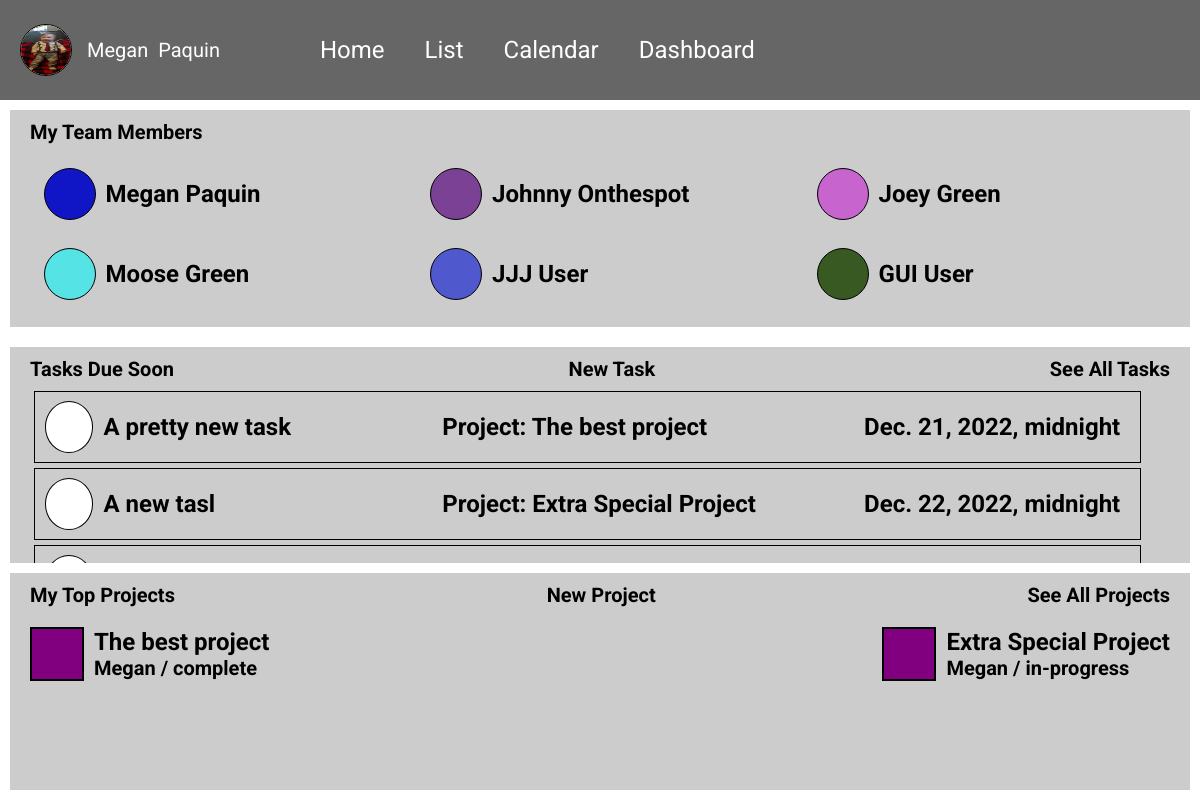
Screenshot of /home (signed in) with the database file from the repository.
### accounts/models.py (models this page shows, shortened)
class CustomUser(AbstractBaseUser, PermissionsMixin):
    email = models.EmailField(_('email address'), unique=True)
    is_staff = models.BooleanField(default=False)
    is_active = models.BooleanField(default=True)
    date_joined = models.DateTimeField(default=timezone.now)
    USERNAME_FIELD = 'email'
    REQUIRED_FIELDS = []
    color = models.CharField(max_length=7, default="#FFFFFF")
    first_name = models.CharField(max_length=128)
    last_name = models.CharField(max_length=128)
    phone = models.CharField(max_length=9, null=True)
    image = models.ImageField(upload_to='images/', default='images/default_img.png')
    objects = CustomUserManager()

### tasks/models.py (models this page shows, shortened)
class Task(models.Model):
    task_name = models.CharField(max_length=120)
    task_summary = models.TextField()
    task_details = models.TextField()
    created_on = models.DateTimeField(auto_now_add=True)
    deadline = models.DateTimeField()
    assignee = models.ForeignKey(
        get_user_model(),
        on_delete=models.CASCADE,
        related_name="task_assignee"
    )
    author = models.ForeignKey(
        get_user_model(),
        on_delete=models.CASCADE,
        related_name="task_author"
    )
    status = models.ForeignKey(
        Status,
        on_delete=models.CASCADE,
        blank = True,
        null = True
    )
    project = models.ForeignKey(
        Project,
        on_delete=models.CASCADE,
        blank=True,
        null=True
    )
    priority = models.ForeignKey(
        Priority,
        on_delete=models.CASCADE,
        blank = True,
        null = True
    )

### projects/models.py (models this page shows, shortened)
class Project(models.Model):
    title = models.CharField(max_length=120)
    summary = models.TextField()
    deadline = models.DateTimeField()
    created_on = models.DateTimeField(auto_now_add=True)
    author = models.ForeignKey(
        get_user_model(),
        on_delete=models.CASCADE,
        related_name="project_author"
    )
    status = models.ForeignKey(
        Status,
        on_delete=models.CASCADE,
        blank = True,
        null = True
    )
    members = models.ManyToManyField(CustomUser)
    def __str__(self):
        return self.title

class Status(models.Model):
    name = models.CharField(max_length=128)
    description = models.CharField(max_length=128)
    def __str__(self):
        return self.name

### pages/views.py (the view)
# urls.py: path('home', HomePageView.as_view(), name="home"),
class HomePageView(TemplateView):
    template_name = "pages/home.html"
    def get_context_data(self, **kwargs):
        loggedin = self.request.user
        context = super().get_context_data(**kwargs)
        assigned = Status.objects.get(name="assigned")
        context['assigned_tasks'] = Task.objects.filter(status=assigned).order_by('deadline').reverse().order_by('priority')[0:3]
        progress = Status.objects.get(name="in-progress")
        context['progress_tasks'] = Task.objects.filter(status=progress).order_by('deadline').reverse()[0:3]
        context['projects'] = Project.objects.order_by('deadline')
        context['images'] = CustomUser.objects.all()
        context['teams'] = Team.objects.filter(leader=loggedin.id)
        return context

### templates/pages/home.html (shortened to what this page needs)
{% extends 'base.html' %}
{% load static %}
{% block links %}
<link rel="stylesheet" href="{% static 'css/home.css' %}" />
{% endblock links %}
{% block contents %}
    {% if user.is_staff %}
        <div class="team-section">
            <div class="section-label">
                <h5>My Team Members</h5>
            </div>
            <div class="team-flexbox">
                {% for team in teams %}
                    {% for member in team.members.all %}
                    <div class="team-member">
                        <span class="circle" style="background-color:{{member.color}}"></span>
                        <h4><strong>{{ member.first_name }} {{ member.last_name}}</strong></h4>
                    </div>
                    {% endfor %}
                {% endfor %}
            </div>
        </div>
    {% endif %}
    {% if user.is_active %}
        <div class="task-section">
            <div class="section-label">
                <h5>Tasks Due Soon</h5>
                <a href="{% url 'task-new' %}"><h5>New Task</h5></a>
                <a href="{% url 'list' %}"><h5>See All Tasks</h5></a>
            </div>
            {% for task in assigned_tasks %}
                {% if user == task.assignee %}
                <div class="individual-task">
                    <a href="{% url 'mark_completed' task.id %}" class="circle"></a>
                    <h4><strong><a href="{% url 'task-detail' task.id %}">{{ task.task_name }}</a></strong></h4>
                    <h4>Project: {{ task.project }}</h4>
                    <h4 class="task-due">{{ task.deadline}}</h4>
                </div>
                {% endif %}
            {% endfor %}
            {% for task in progress_tasks %}
                {% if user == task.assignee %}
                <div class="individual-task">
                    <a href="{% url 'mark_completed' task.id %}" class="circle"></a>
                </div>
                {% endif %}
            {% endfor %}
        </div>
        <div class="project-section">
            <div class="section-label">
                <h5>My Top Projects</h5>
                {% if user.is_staff %}
                <a href="{% url 'project-new' %}"><h5>New Project</h5></a>
                {% endif %}
                <a href=""><h5>See All Projects</h5></a>
            </div>
            <div class="project-flexbox">
                {% for project in projects %}
                    {% if user == project.assignee %}
                    <div class="individual-project">
                        <span class="square"></span>
                        <div class="details">
                            <h4><a href="{% url 'project-detail' project.id%}">{{ project.title }}</a></h4>
                            <h5>{{ project.author.first_name }} / {{ project.status }}</h5>
                        </div>
                    </div>
                    {% elif user == project.author %}
                    <div class="individual-project">
                        <span class="square"></span>
                        <div class="details">
                            <h4><a href="{% url 'project-detail' project.id%}">{{ project.title }}</a></h4>
                            <h5>{{ project.author.first_name }} / {{ project.status }}</h5>
                        </div>
                    </div>
                    {% endif %}
                {% endfor %}
            </div>
        </div>
    {% endif %}
{% endblock contents %}

### templates/base.html (shortened to what this page needs)
{% load static %}
<!DOCTYPE html>
<html lang="en">
<head>
    {% block links %}
    {% endblock links %}
    <link rel="stylesheet" href="{% static 'css/base.css' %}">
    <link rel="stylesheet" href="{% static 'css/page-layout.css' %}">
</head>
<body>
    <div class="row-container">
        <div class="column-container column">
            <div class="row-container top-nav">
                <div class="name-group">
                    <img src="{{ user.image.url }}" alt="user profile image" class="user-circle">
                    {% if user.is_authenticated %}
                        <span>{{ user.first_name }}</span>
                        <span>{{ user.last_name }}</span>
                    {% endif %}
                </div>
                <a href="{% url 'home' %}">Home</a>
                <a href="{% url 'list' %}">List</a>
                <a href="{% url 'calendar' %}">Calendar</a>
                <a href="{% url 'dashboard' %}">Dashboard</a>
            </div>
            <div class="column-container contents">
                {% block contents %}
                {% endblock contents %}
            </div>
        </div>
    </div>
</body>
</html>

### static/css/home.css (style rules this page uses)
.individual-task { display: flex; flex-direction: row; width: 92%; height: 70px; border: 1px solid black; margin: 5px 2%; align-items: center; padding-right: 20px; }
.circle { width: 50px; height: 50px; background-color: #FFF ; border: 1px solid black; border-radius: 50%; margin: auto 10px; }
.individual-task h4 { width: calc(100% / 3); }
.task-due { text-align: right; }
.project-flexbox { display: flex; flex-direction: row; flex-wrap: wrap; justify-content: space-between; align-content: space-between; }
.square { width: 50px; height: 50px; background-color: purple; border: 2px solid black; }
.details { display: flex; flex-direction: column; margin-left: 10px; }
.individual-project { display: flex; flex-direction: row; align-items: center; width: fit-content; padding: 10px 20px; }
.task-section { flex: 1; background: #CCC; margin: 10px; align-items: center; overflow: scroll; scroll-behavior: auto; }
.project-section { flex: 1; background: #CCC; margin: 10px; margin-top: 0; overflow: auto; scroll-behavior: auto; }
.team-member { display: flex; flex-direction: row; width: 30%; height: 70px; margin: 5px 0; align-items: center; padding-right: 20px; }
.team-section { flex: 1; background: #CCC; margin: 10px; align-items: center; overflow: auto; scroll-behavior: auto; }
.team-flexbox { display: flex; flex-direction: row; flex-wrap: wrap; justify-content: space-between; align-content: space-between; margin: 0px 2%; }

### static/css/base.css (style rules this page uses)
* { padding: 0; margin: 0; }
html { padding: 0; margin-right: 0; }
a { color: inherit; }
body { background-color: #333333; font-family: 'Roboto', sans-serif; color: #FFF; }
h4 { font-size: 24px; }
h5 { font-size: 20px; }
.row-container { display: flex; width: 100%; flex-direction: row; flex-wrap: wrap; justify-content: center; align-items: center; margin: 0; padding: 0; }
.column-container { display: flex; width: 100%; flex-direction: column; align-content: left; margin: 0; padding: 0; }
a { text-decoration: none; color: black; }
.top-nav a { color: #FFF; }

### static/css/page-layout.css (style rules this page uses)
.user-circle { width: 50px; height: 50px; background-color: #FFF ; border: 1px solid black; border-radius: 50%; margin: auto 10px; }
.column { flex: 5; width: 100%; }
.top-nav { background-color: #666; height: 100px; font-size: 24px; justify-content: left; }
.contents { background-color: #fff; color: black; height: calc(100vh - 100px); }
.name-group { display: flex; flex-direction: row; flex-wrap: none; margin-left: 10px; margin-right: 75px; font-size: 20px; align-items: center; }
.name-group span { margin: 0 5px; }
.top-nav a { margin: auto 20px; }
.section-label { display: flex; flex-direction: row; justify-content: space-between; margin: 10px 20px; padding: 0; font-size: 24px; font-weight: 100; }

### rows the page displays
CustomUser: image (picture), first_name "Megan", last_name "Paquin"
CustomUser: first_name "Johnny", last_name "Onthespot"
CustomUser: first_name "Joey", last_name "Green"
CustomUser: first_name "Moose", last_name "Green"
CustomUser: first_name "JJJ", last_name "User"
CustomUser: first_name "GUI", last_name "User"
Task: task_name "A pretty new task", project "The best project", deadline "Dec. 21, 2022, midnight"
Task: task_name "A new tasl", project "Extra Special Project", deadline "Dec. 22, 2022, midnight"
Project: title "The best project", author.first_name "Megan", status "complete"
Project: title "Extra Special Project", author.first_name "Megan", status "in-progress"
